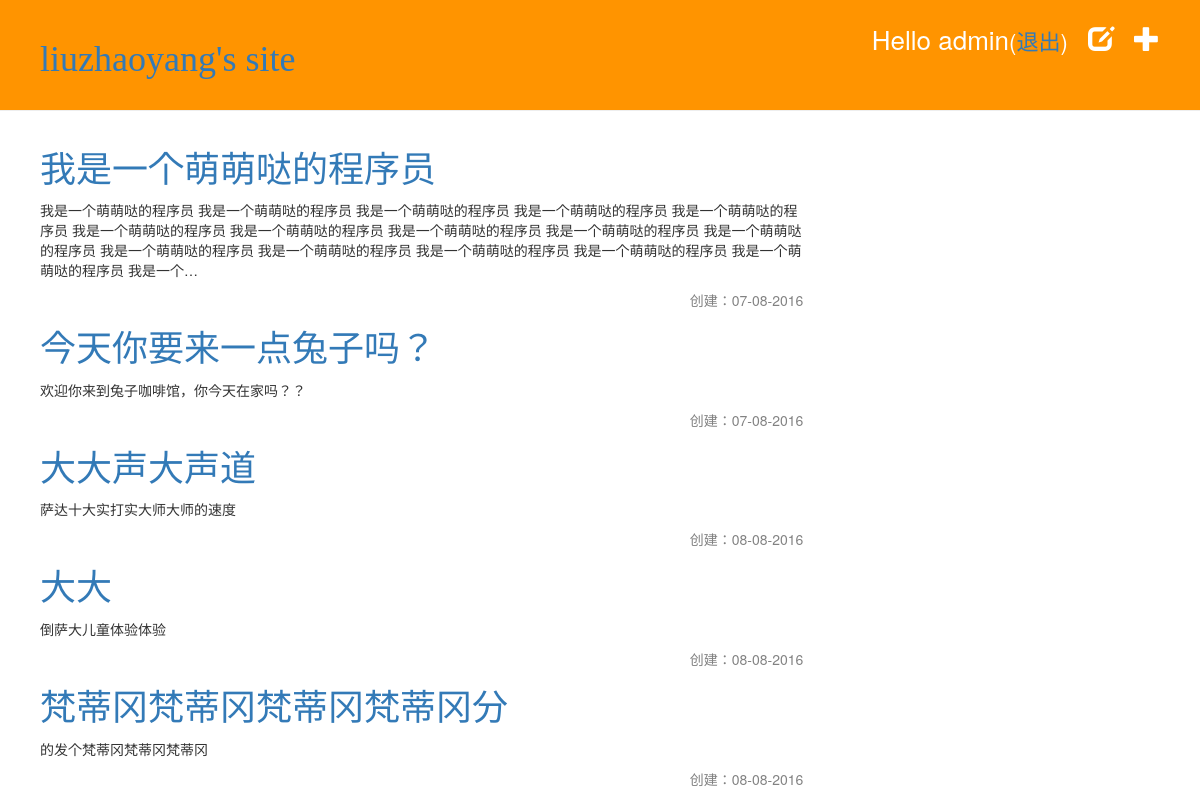
The page /post/drafts/ (signed in) on the database its author committed.
### blog/models.py (models this page shows, shortened)
class Post(models.Model):
    author = models.ForeignKey('auth.User')
    title = models.CharField(max_length=200)
    text = models.TextField()
    create_date = models.DateTimeField(default=timezone.now)
    published_date = models.DateTimeField(blank=True, null=True)

### blog/views.py (the view)
# urls.py: url(r'^post/drafts/$', views.post_draft_list, name='post_draft_list'),
@login_required
def post_draft_list(request):
    posts = Post.objects.all().order_by('create_date')
    return render(request, 'blog/post_draft_list.html', {'posts': posts})

### blog/templates/blog/post_draft_list.html
{% extends 'blog/base.html' %}
{% block content %}
	{% for post in posts %}
		<div class="post">
			<h1><a href="{% url 'blog.views.post_detail' pk=post.pk %}">{{post.title}}</a></h1>
			<p>{{post.text|truncatechars:200}}</p>
			<p class="date">创建：{{post.create_date|date:'d-m-Y'}}</p>
		</div>
		{% endfor %}
{% endblock %}

### blog/templates/blog/base.html (shortened to what this page needs)
{% load staticfiles %}
<!DOCTYPE html>
<html>
  <head>
    <link rel="stylesheet" href="//maxcdn.bootstrapcdn.com/bootstrap/3.2.0/css/bootstrap.min.css">
    <link rel="stylesheet" href="//maxcdn.bootstrapcdn.com/bootstrap/3.2.0/css/bootstrap-theme.min.css">
    <link rel="stylesheet" href="{% static 'css/blog.css'%}" >
    <link href='http://fonts.useso.com/css?family=Lobster:300,400,600&subset=latin,latin-ext' rel='stylesheet'>
  </head>
  <body>
  <div class="page-header">
  {% if user.is_authenticated %}
  <a href="{% url 'post_new' %}" class="top-menu"><span class="glyphicon glyphicon-plus"></span></a>
  <a href="{% url 'post_draft_list'%}" class="top-menu"><span class="glyphicon glyphicon-edit"></span></a>
  <p class="top-menu">Hello {{user.username}}<small>(<a href="{% url 'logout'%}">退出</a>)</small></p>
  {% else %}
  <a href="{% url 'login' %}" class="top-menu"><span class="glyphicon glyphicon-lock"></span></a>
 {% endif %}
    <h1><a href="/">liuzhaoyang's site</a></h1>
  </div>
    <div class="content">
    <div class="row">
      <div class="col-md-8">
    {% block content%}
    {% endblock %}
    </div>
    </div>
    </div>
  </body>
</html>

### blog/static/css/blog.css (style rules this page uses)
.page-header { background-color: #ff9400; margin-top: 0; padding: 20px 20px 20px 40px; width: 100%; }
.page-header { color: #fff; font-size: 36px; text-decoration: none; }
.content { margin-left: 40px; }
h1,h2,h3,h4 { font-family:'Lobster', cursive; }
.date { float: right; color: #828282; }
.top-menu,top-menu:hover,.top-menu:visited { color: #fff; float: right; font-size: 26px; margin-right: 20px; }
.post { margin-bottom: 50px; }

### rows shown on the page
Post: title "我是一个萌萌哒的程序员", text "我是一个萌萌哒的程序员 我是一个萌萌哒的程序员 我是一个萌萌哒的程序员 我是一个萌萌哒的程序员 我是一个萌萌哒的程序员 我是一个萌萌哒的程序员 我是一个萌萌哒的程序员 我是一个萌萌哒的程序员 我是一个萌萌哒的程序员 我是一个萌萌哒的程序员 我是一个萌萌哒的程序员 我是一个萌萌哒的程序员 我是一个萌萌哒的程序员 我是一个萌萌哒的程序员 我是一个萌萌哒的程序员 我是一个…", create_date "07-08-2016"
Post: title "今天你要来一点兔子吗？", text "欢迎你来到兔子咖啡馆，你今天在家吗？？", create_date "07-08-2016"
Post: title "大大声大声道", text "萨达十大实打实大师大师的速度", create_date "08-08-2016"
Post: title "大大", text "倒萨大儿童体验体验", create_date "08-08-2016"
Post: title "梵蒂冈梵蒂冈梵蒂冈梵蒂冈分", text "的发个梵蒂冈梵蒂冈梵蒂冈", create_date "08-08-2016"

### other values the page prints
{{ user.username }} "admin"
